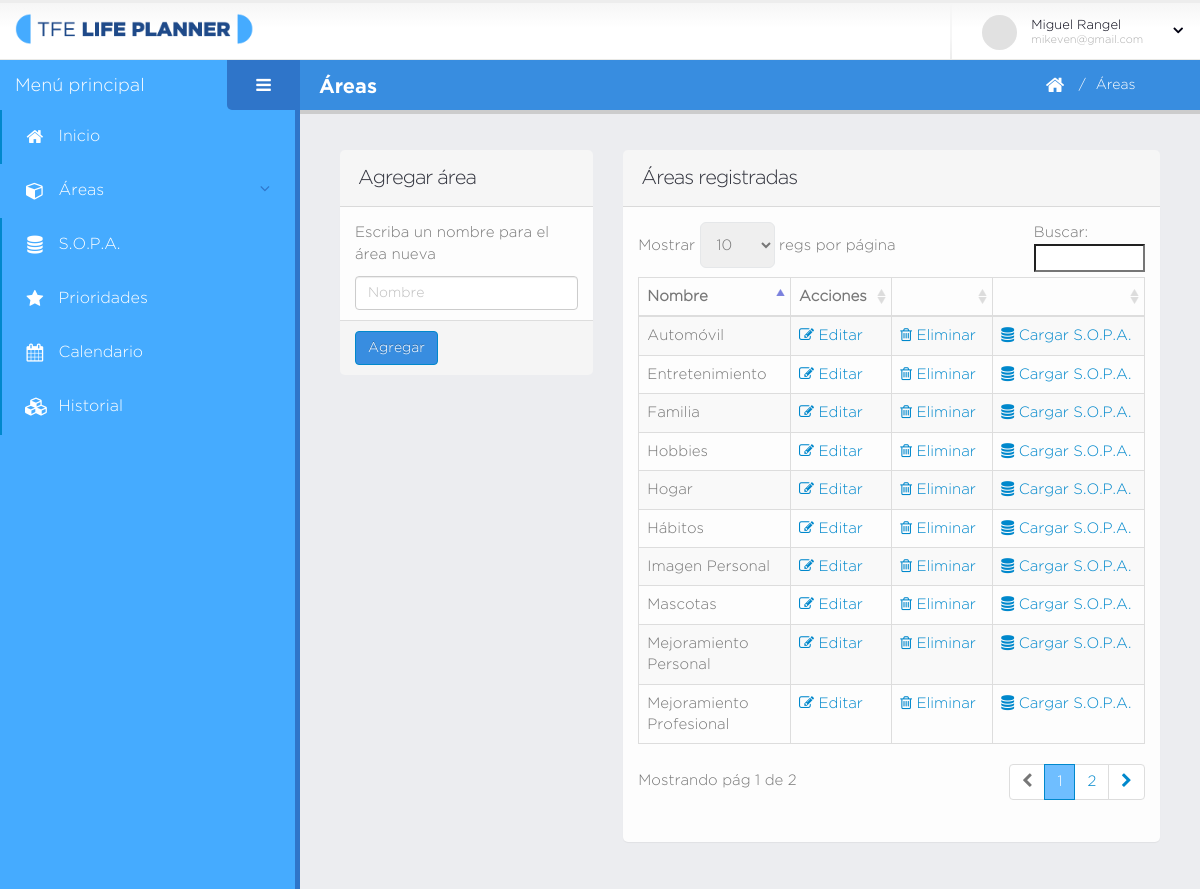
Screenshot of /areas.php (signed in) with the database file from the repository.
### tables this page shows
CREATE TABLE `area` (
  `id` int(11) NOT NULL,
  `nombre` varchar(45) NOT NULL,
  `creado` datetime DEFAULT NULL,
  `modificado` datetime DEFAULT NULL,
  `usuario_id` int(11) NOT NULL
);

### database/data-area.php (called while the page is built, shortened)
<?php
	function obtenerListaAreas( $dbh, $idu ){
		$q = "select * from area where usuario_id = $idu";
		return obtenerListaRegistros( mysqli_query( $dbh, $q ) );
	}
?>

### database/bd.php (called while the page is built, shortened)
<?php
	function obtenerListaRegistros( $data ){
		$lista_c = array();
		if( $data ){
			while( $c = mysqli_fetch_array( $data ) ){
				$lista_c[] = $c;
			}
		}
		return $lista_c;
	}
?>

### areas.php (the view, shortened to what this page needs)
<?php
    include( "database/bd.php" );
    include( "database/data-acceso.php" );
    include( "database/data-area.php" );
    $idu = $_SESSION["user"]["id"];
    $areas = obtenerListaAreas( $dbh, $idu );
?>
<!doctype html>
<html class="fixed">
	<head>
		<link rel="stylesheet" href="assets/vendor/bootstrap/css/bootstrap.css" />
		<link rel="stylesheet" href="assets/vendor/font-awesome/css/font-awesome.css" />
		<link rel="stylesheet" href="assets/vendor/magnific-popup/magnific-popup.css" />
		<link rel="stylesheet" href="assets/vendor/bootstrap-datepicker/css/datepicker3.css" />
		<link rel="stylesheet" href="assets/vendor/pnotify/pnotify.custom.css" />
		<link rel="stylesheet" href="assets/vendor/select2/select2.css" />
		<link rel="stylesheet" href="assets/vendor/jquery-datatables-bs3/assets/css/datatables.css" />
		<link rel="stylesheet" href="assets/stylesheets/theme.css" />
		<link rel="stylesheet" href="assets/stylesheets/skins/default.css" />
		<link rel="stylesheet" href="assets/stylesheets/theme-custom.css">
	</head>
	<body>
		<section class="body">
			<?php include( "secciones/header.php" ); ?>
			<div class="inner-wrapper">
				<?php include( "secciones/navegacion.php" ); ?>
				<section role="main" class="content-body">
					<?php include( "secciones/titulo_pagina.php" ); ?>
					<div class="row">
						<div class="col-md-4 col-sm-6 col-xs-12">
							<section class="panel">
								<form id="frm_narea" class="form-horizontal">
									<header class="panel-heading">
										<h2 class="panel-title">Agregar área</h2>
									</header>
									<div class="panel-body">
										<p class="p_inst">Escriba un nombre para el área nueva</p>
										<div class="row form-group">
											<div class="col-lg-12">
												<input type="text" name="nombre" placeholder="Nombre" class="form-control" required>
											</div>
										</div>
									</div>
									<footer class="panel-footer">
										<button class="btn btn-primary" type="submit">Agregar</button>
									</footer>
								</form>
							</section>
						</div>
						<div class="col-md-8 col-sm-6 col-xs-12">
							<section class="panel">
								<header class="panel-heading">
									<h2 class="panel-title">Áreas registradas</h2>
								</header>
								<div id="tabla_areas" class="panel-body">
									<table id="datatable-default"
									class="table table-bordered table-striped mb-none" >
										<thead>
											<tr>
												<th width="30%">Nombre</th>
												<th width="20%">Acciones</th>
												<th width="20%"></th>
												<th width="30%"></th>
											</tr>
										</thead>
										<tbody>
											<?php foreach ( $areas as $a ) { ?>
											<tr class="gradeX">
												<td><?php echo $a["nombre"] ?></td>
												<td>
													<a href="editar-area.php?id=<?php echo $a["id"]?>">
												<i class="fa fa-edit"></i> Editar</a>
												</td>
												<td>
													<a href="#confirmar-accion"
													class="modal-with-zoom-anim elim_area"
													data-ida="<?php echo $a["id"] ?>">
														<i class="fa fa-trash-o"></i> Eliminar
													</a>
												</td>
												<td>
													<a href="cargar-sopa.php?id_area=<?php echo $a["id"] ?>">
														<i class="fa fa-database"></i>
														Cargar S.O.P.A.
													</a>
												</td>
											</tr>
											<?php } ?>
										</tbody>
									</table>
								</div>
							</section>
						</div>
					</div>
				</section>
			</div>
		</section>
	</body>
</html>

### assets/stylesheets/skins/default.css (style rules this page uses)
a, .btn-link { color: #0088cc; }
body .btn-primary { color: #ffffff; text-shadow: 0 -1px 0 rgba(0, 0, 0, 0.25); background-color: #388de0; border-color: #0088cc; }

### rows the page displays
area: nombre "Familia"
area: nombre "Hogar"
area: nombre "Mascotas"
area: nombre "Automóvil"
area: nombre "Hobbies"
area: nombre "Entretenimiento"
area: nombre "Imagen Personal"
area: nombre "Hábitos"
area: nombre "Mejoramiento Profesional"
area: nombre "Mejoramiento Personal"

### other values shown
$usuario["nombre"] "Miguel Rangel"
$usuario["email"] "mikeven@gmail.com"
$titulo_pagina "Áreas"
$breadcrumb "Áreas"
